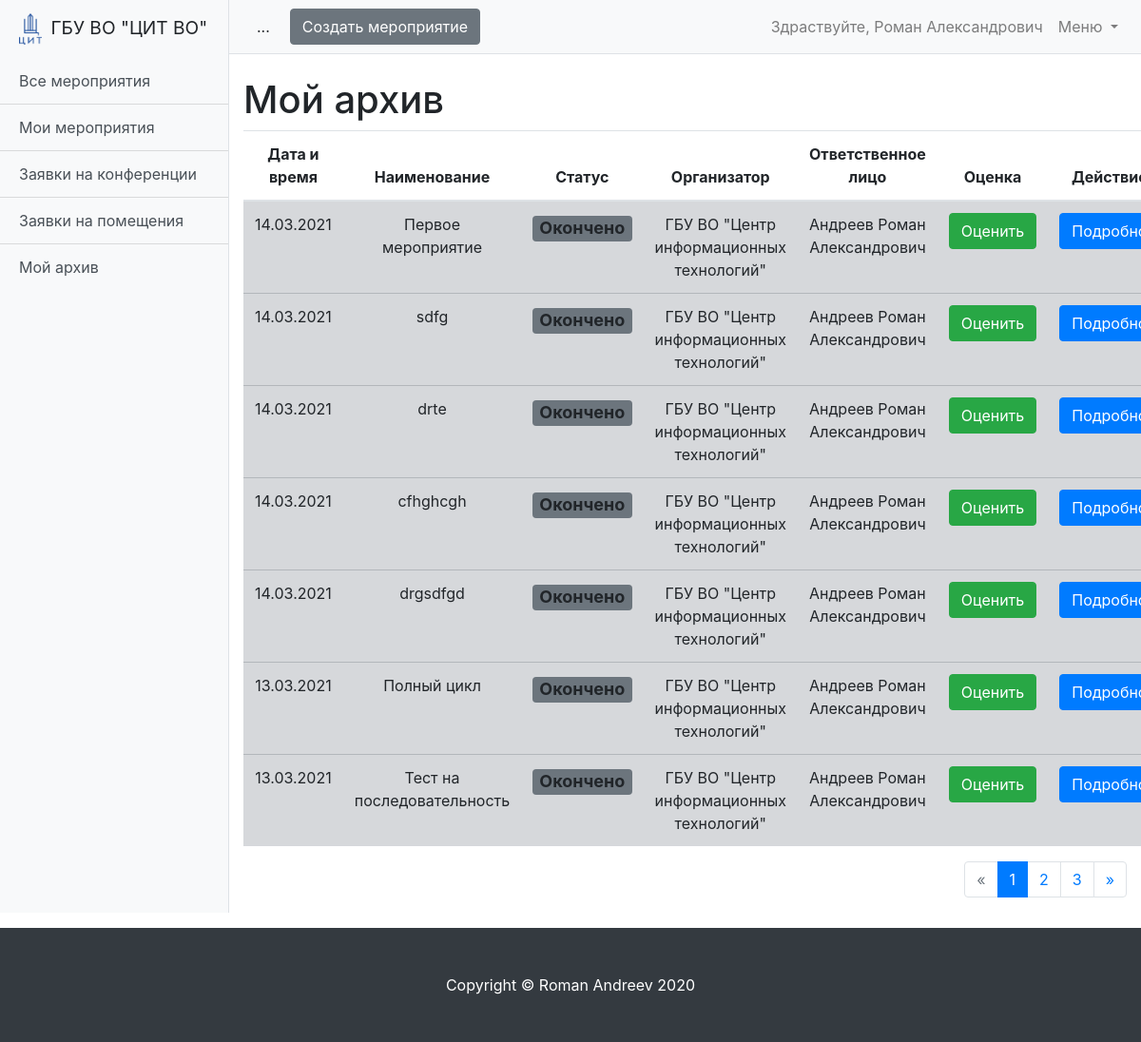
Page /schedule/event-archive/ (signed in) on the committed database.
### schedule/models.py (models this page shows, shortened)
class User(AbstractUser):
    is_operator = models.BooleanField(default=False, verbose_name='Опертор')
    is_assistant = models.BooleanField(default=False, verbose_name='Ассистент')
    organization = models.ForeignKey('Organization', verbose_name='Организация', on_delete=models.SET_NULL,
                                     null=True, blank=True)
    subscribe_mail = models.BooleanField(verbose_name='Подписка на почтовую рассылку', default=False)
    telegram = models.CharField(max_length=10, verbose_name='Телеграм чат-id', null=True, blank=True)
    subscribe_telegram = models.BooleanField(verbose_name='Подписка на рассылку в телеграм', default=False)
    phone = models.CharField(max_length=100, verbose_name='Телефон', null=True, blank=True)
    def __str__(self):
        return f'{self.last_name} {self.first_name}'

class Event(models.Model):
    MESSAGES = {
        'create': 'Мероприятие создано!',
        'update': 'Мероприятие изменено!',
        'delete': 'Мероприятие удалено!'
    }
    STATUS_DRAFT = 'draft'
    STATUS_WAIT = 'wait'
    STATUS_READY = 'ready'
    STATUS_REJECTION = 'rejection'
    STATUS_COMPLETED = 'completed'
    STATUS_CHOICES = (
        (STATUS_DRAFT, 'Черновик'),
        (STATUS_WAIT, 'Ожидание'),
        (STATUS_READY, 'Готово'),
        (STATUS_REJECTION, 'Отказ'),
        (STATUS_COMPLETED, 'Окончено')
    )
    name = models.CharField(max_length=255, verbose_name='Название мероприятия')
    description = models.TextField(verbose_name='Описание')
    organization = models.ForeignKey('Organization', verbose_name='Организация', on_delete=models.CASCADE)  # Возможно избыточно
    owner = models.ForeignKey('User', verbose_name='Владелец', on_delete=models.CASCADE)
    date_start = models.DateField(verbose_name='Дата начала мероприятия', null=True, blank=True)
    date_end = models.DateField(verbose_name='Дата окончания мероприятия', null=True, blank=True)
    created_at = models.DateTimeField(auto_now=True)
    status = models.CharField(
        max_length=100,
        verbose_name='Статус мероприятия',
        choices=STATUS_CHOICES,
        default=STATUS_DRAFT
    )
    def get_absolute_url(self):
        return reverse('event_detail', kwargs={'pk': self.pk})
    def get_avg_grade(self):
        return Grade.objects.filter(event=self).aggregate(models.Avg('grade'))['grade__avg']
    class Meta:
        ordering = ['date_start']
        verbose_name = 'Мероприятие'
        verbose_name_plural = 'Мероприятия'

class Organization(models.Model):
    name = models.CharField(max_length=255, verbose_name='Название организации')
    room = models.ManyToManyField('Room', verbose_name='Доступные помещения', related_name='related_room')
    created_at = models.DateTimeField(auto_now=True)
    def __str__(self):
        return self.name
    class Meta:
        ordering = ['name']
        verbose_name = 'Организация'
        verbose_name_plural = 'Организации'

### schedule/views/event.py (the view)
# urls.py: path('event-archive/', ArchiveEventsListView.as_view(), name='event_archive'),
class ArchiveEventsListView(LoginRequiredMixin, ListView):
    model = Event
    paginate_by = 7
    ordering = '-date_start'
    template_name = 'schedule/event_archive.html'
    def get_queryset(self):
        queryset = super().get_queryset()
        set_status_completed(queryset)
        return queryset.filter(
            status__in=('completed',),
            owner=self.request.user
        )

### schedule/services.py (called while the page is built)
def set_status_completed(queryset):
    if queryset.model == Event:
        completed_list = queryset.filter(date_start__lt=today, status__in=['wait', 'ready', 'rejection'])
        if completed_list:
            conference = Conference.objects.filter(event__in=completed_list, date__lt=today)
            booking = Booking.objects.filter(event__in=completed_list, date__lt=today)
            conference.update(status='completed')
            booking.update(status='completed')
            completed_list.filter(date_end__lt=today).update(status='completed')
    if queryset.model in [Conference, Booking]:
        completed_list = queryset.filter(date__lt=today, status__in=['wait', 'ready', 'rejection'])
        if completed_list:
            completed_list.update(status='completed')

### schedule/templatetags/custom_filter.py (called while the page is built)
@register.filter
def get_postfix(status):
    return status_postfix_css_class.get(status)

### schedule/templates/schedule/event_archive.html
{% extends 'schedule/event_list.html' %}
{% block title %}Мой архив{% endblock title %}
{% block title_grade %}
<th scope="col">
    Оценка
</th>
{% endblock title_grade %}
{% block grade %}
<td>
    {% if event.get_avg_grade %}
    {{ event.get_grade }}(сред. {{ event.get_avg_grade }})
    {% else %}
    <a class="btn btn-success" href="{% url 'grade' pk=event.pk %}" role="button">Оценить</a>
    {% endif %}
</td>
{% endblock grade %}

### schedule/templates/schedule/event_list.html
{% extends 'schedule/base.html' %}
{% load custom_filter %}
{% block content %}
<h1 class="mt-4">{% block title %}Предстоящие мероприятия{% endblock title %}</h1>
<table class="table text-center table-hover">
  <thead>
  <tr>
    <th scope="col">Дата и время</th>
    <th scope="col">Наименование</th>
    <th scope="col">Статус</th>
    <th scope="col">Организатор</th>
    <th scope="col">Ответственное лицо</th>
    {% block title_grade %}{% endblock title_grade %}
    <th scope="col">Действие</th>
  </tr>
  </thead>
  <tbody>
  {% for event in page_obj %}
  <tr class="table-{{ event.status|get_postfix }}">
    <td>
      {% if event.date_start == event.date_end %}{{ event.date_start|date:"d.m.Y" }}
      {% else %}{{ event.date_start|date:"d.m" }}-{{ event.date_end|date:"d.m.Y" }}
      {% endif %}
    </td>
    <td>{{ event.name }}</td>
    <td>
      <h4><span class="badge bg-{{ event.status|get_postfix }}">{{ event.get_status_display  }}</span></h4>
    </td>
    <td>{{ event.organization }}</td>
    <td>{{ event.owner }}</td>
    {% block grade %}{% endblock grade %}
    <td><a href="{{ event.get_absolute_url }}" type="button" class="btn btn-primary">Подробно</a></td>
  </tr>
  {% endfor %}
  </tbody>
</table>
{% include 'pagination.html' %}
{% endblock content %}

### templates/base.html (shortened to what this page needs)
<!DOCTYPE html>
<html lang="en">
{% load static %}
<head>
    <link href="{% static 'vendor/bootstrap/css/bootstrap.min.css' %}" rel="stylesheet">
    <link href=" {% static 'css/simple-sidebar.css' %}" rel="stylesheet">
</head>
<body>
<div class="d-flex" id="wrapper">
    {% block sidebar %}
    <div class="bg-light border-right" id="sidebar-wrapper">
        <div class="sidebar-heading">
            <img src="{% static 'image.png' %}" width="24" class="img-fluid mr-1" alt="...">
            ГБУ ВО "ЦИТ ВО"
        </div>
        <div class="list-group list-group-flush">
            {% block sidebar_link %}
            <a href="{% url 'event_list' %}" class="list-group-item list-group-item-action bg-light">Все мероприятия</a>
            <a href="{% url 'my_event_list' %}" class="list-group-item list-group-item-action bg-light">Мои мероприятия</a>
            {% if request.user.is_operator %}
            <a href="{% url 'conference_list' %}" class="list-group-item list-group-item-action bg-light">Заявки на конференции</a>
            {% endif %}
            {% if request.user.is_assistant %}
            <a href="{% url 'booking_list' %}" class="list-group-item list-group-item-action bg-light">Заявки на помещения</a>
            {% endif %}
            <a href="{% url 'event_archive' %}" class="list-group-item list-group-item-action bg-light">Мой архив</a>
            {% endblock sidebar_link %}
        </div>
    </div>
    <div id="page-content-wrapper">
        <nav class="navbar navbar-expand-lg navbar-light bg-light border-bottom">
            <button class="btn btn-light" id="menu-toggle">...</button>
            {% block bottom_nav %}{% endblock bottom_nav %}
            {% endblock sidebar %}
            <div class="collapse navbar-collapse" id="navbarSupportedContent">
                <ul class="navbar-nav ml-auto mt-2 mt-lg-0">
                    <li class="nav-item">
                        {% if request.user.is_authenticated %}
                        <a class="nav-link" href="{% url 'settings' %}">Здраствуйте, {{ request.user.first_name }}</a>
                        {% endif %}
                    </li>
                    <li class="nav-item dropdown">
                        <a class="nav-link dropdown-toggle" href="#" id="navbarDropdown" role="button" data-toggle="dropdown" aria-haspopup="true" aria-expanded="false">
                            Меню
                        </a>
                    </li>
                </ul>
            </div>
        </nav>
        <div class="container-fluid">
            <div >
                {% block content %}
                {% endblock content %}
            </div>
        </div>
    </div>
</div>
<footer class="py-5 bg-dark mt-3">
  <div class="container">
    <p class="m-0 text-center text-white">Copyright &copy; Roman Andreev 2020</p>
  </div>
</footer>
</body>
</html>

### static_dev/css/simple-sidebar.css (style rules this page uses)
#wrapper { overflow-x: hidden; }
#sidebar-wrapper { min-height: 100vh; margin-left: -15rem; -webkit-transition: margin .25s ease-out; -moz-transition: margin .25s ease-out; -o-transition: margin .25s ease-out; transition: margin .25s ease-out; }
#sidebar-wrapper .sidebar-heading { padding: 0.875rem 1.25rem; font-size: 1.2rem; }
#sidebar-wrapper .list-group { width: 15rem; }
#page-content-wrapper { min-width: 100vw; }
@media (min-width: 768px) { #sidebar-wrapper { margin-left: 0; } }
@media (min-width: 768px) { #page-content-wrapper { min-width: 0; width: 100%; } }

### rows in the picture
User: user.first_name "Роман Александрович"
Event: date_start "14.03.2021", name "Первое мероприятие", status "Окончено", organization "ГБУ ВО \"Центр информационных технологий\"", owner "Андреев Роман Александрович", shows "Оценить"
Event: date_start "14.03.2021", name "sdfg", status "Окончено", organization "ГБУ ВО \"Центр информационных технологий\"", owner "Андреев Роман Александрович", shows "Оценить"
Event: date_start "14.03.2021", name "drte", status "Окончено", organization "ГБУ ВО \"Центр информационных технологий\"", owner "Андреев Роман Александрович", shows "Оценить"
Event: date_start "14.03.2021", name "cfhghcgh", status "Окончено", organization "ГБУ ВО \"Центр информационных технологий\"", owner "Андреев Роман Александрович", shows "Оценить"
Event: date_start "14.03.2021", name "drgsdfgd", status "Окончено", organization "ГБУ ВО \"Центр информационных технологий\"", owner "Андреев Роман Александрович", shows "Оценить"
Event: date_start "13.03.2021", name "Полный цикл", status "Окончено", organization "ГБУ ВО \"Центр информационных технологий\"", owner "Андреев Роман Александрович", shows "Оценить"
Event: date_start "13.03.2021", name "Тест на последовательность", status "Окончено", organization "ГБУ ВО \"Центр информационных технологий\"", owner "Андреев Роман Александрович", shows "Оценить"

### other values in the picture
{{ i }} "1"
{{ i }} "2" "3"
